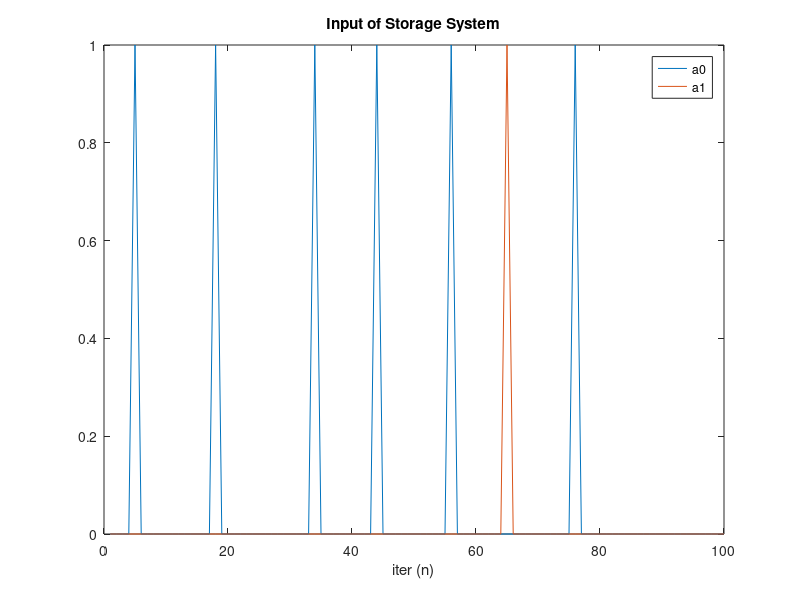
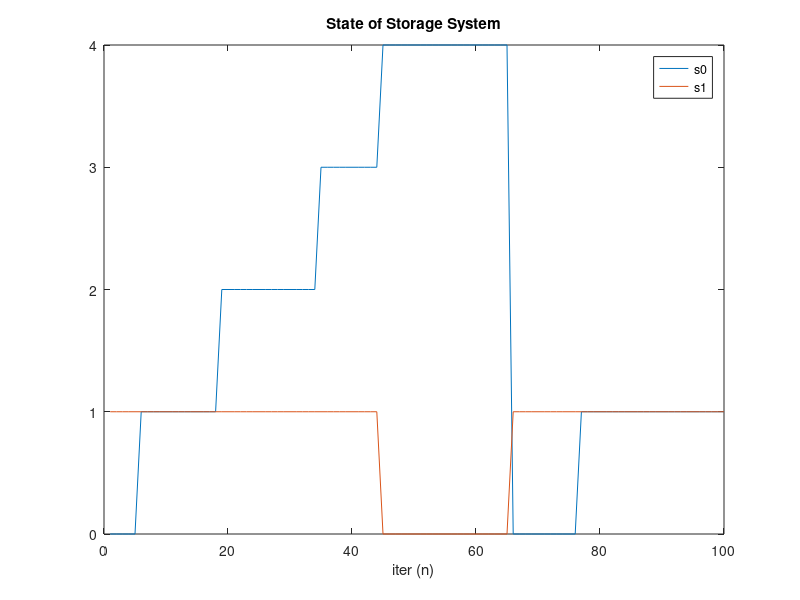

The MATLAB script that drew these images, in order:
%%ECE183DB Storage Sub-System Simulation
in_s = [0 1];

%%this is a general framework of the simulation. It will need to be
%%contained in a repetitive loop or in some manner if we have a defined set
%%of input
% a = [0 0];
% s = in_s;

%%Create arrays of inputs placeholder
num = 100;
a = zeros(num,2);
s = a;
s(1,:) = in_s;
a(5,1)=1; a(18,1)=1; a(34,1)=1; a(44,1)=1; a(56,1)=1;a(76,1)=1;
a(65,2)=1;

for k = 1:1:num-1
    if a(k,2)==1 %we received input from user that the storage is cleared
        s(k+1,1)=0;
        s(k+1,2)=1;
    elseif (a(k,1)==0 || s(k,2)==0)
        %do nothing
        s(k+1,:) = s(k,:);
    elseif (a(k,1)==1)    
        %move_motor(s(1)+1);
        s(k+1,1) = s(k,1)+1;
        s(k+1,2) = s(k,2);
        if s(k+1,1)==4 %the storage is full
            s(k+1,2)=0;
        end
    end 
end

figure(1)
plot(1:1:num,a(:,1),1:1:num,a(:,2))
title('Input of Storage System')
xlabel('iter (n)');
legend('a0','a1')

figure(2)
plot(1:1:num,s(:,1),1:1:num,s(:,2))
title('State of Storage System')
xlabel('iter (n)');
legend('s0','s1')
